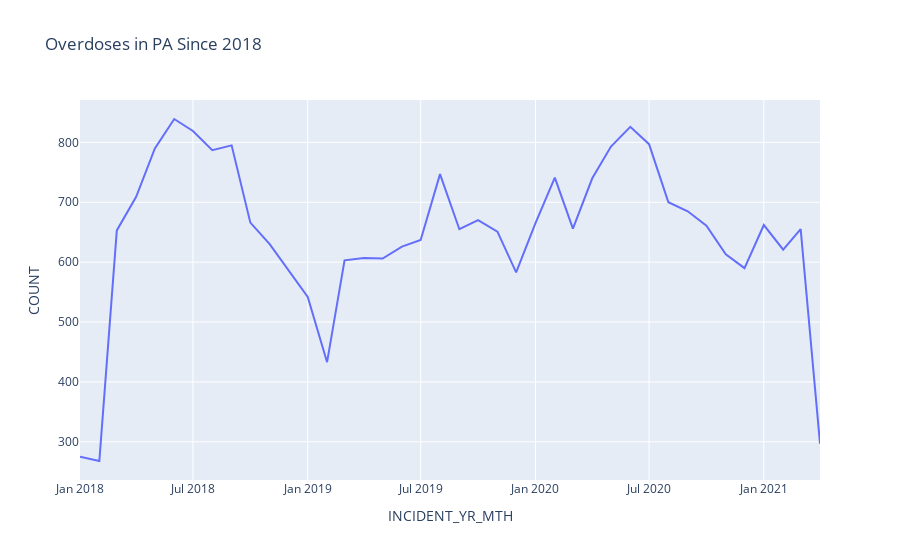

Here is the notebook cell this chart was saved with:
### Markdown cell above
### Plotly Figures

### Code cell
#basic line graph
fig = px.line(df_year, x="INCIDENT_YR_MTH", y="COUNT", title='Overdoses in PA Since 2018')
fig.show()

### Figure 1 — Plotly figure (JSON) as saved in the notebook; plotly's stock layout.template omitted (floating-point values rounded to 4 significant figures)
{"data": [{"hovertemplate": "INCIDENT_YR_MTH=%{x}<br>COUNT=%{y}<extra></extra>", "legendgroup": "", "line": {"color": "#636efa", "dash": "solid"}, "mode": "lines", "name": "", "orientation": "v", "showlegend": false, "type": "scatter", "x": ["2018-01", "2018-02", "2018-03", "2018-04", "2018-05", "2018-06", "2018-07", "2018-08", "2018-09", "2018-10", "2018-11", "2018-12", "2019-01", "2019-02", "2019-03", "2019-04", "2019-05", "2019-06", "2019-07", "2019-08", "2019-09", "2019-10", "2019-11", "2019-12", "2020-01", "2020-02", "2020-03", "2020-04", "2020-05", "2020-06", "2020-07", "2020-08", "2020-09", "2020-10", "2020-11", "2020-12", "2021-01", "2021-02", "2021-03", "2021-04"], "xaxis": "x", "y": [275, 268, 653, 709, 790, 839, 819, 787, 795, 666, 630, 587, 542, 433, 603, 607, 606, 626, 637, 747, 655, 670, 651, 583, 665, 741, 656, 740, 793, 826, 797, 700, 685, 661, 613, 590, 662, 621, 655, 297], "yaxis": "y"}], "layout": {"legend": {"tracegroupgap": 0}, "title": {"text": "Overdoses in PA Since 2018"}, "xaxis": {"anchor": "y", "domain": [0, 1], "title": {"text": "INCIDENT_YR_MTH"}}, "yaxis": {"anchor": "x", "domain": [0, 1], "title": {"text": "COUNT"}}}}
